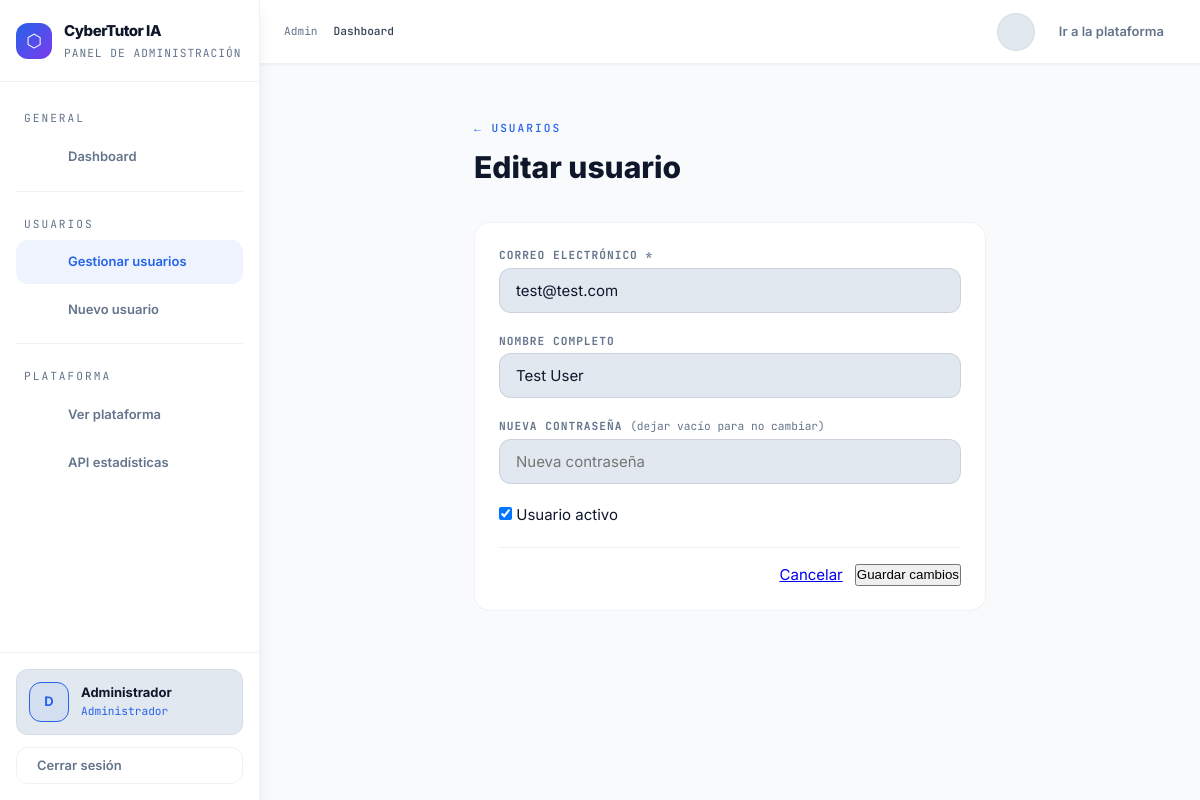
The app's page /admin/users/3/edit (signed in) with its own data.
### app/models/user.py (models this page shows, shortened)
class User(db.Model, UserMixin):
    __tablename__ = 'user'
    id           = db.Column(db.Integer, primary_key=True)
    email        = db.Column(db.String(100), unique=True, nullable=False)
    password     = db.Column(db.String(255), nullable=False)
    name         = db.Column(db.String(100), default='')
    is_admin     = db.Column(db.Boolean, default=False)
    is_active    = db.Column(db.Boolean, default=True)
    created_at   = db.Column(db.DateTime, default=datetime.utcnow)
    last_login   = db.Column(db.DateTime, nullable=True)
    __table_args__ = (
        db.Index('ix_user_admin_active', 'is_admin', 'is_active'),
        db.Index('ix_user_created_at', 'created_at'),
        db.Index('ix_user_last_login', 'last_login'),
    )
    quiz_results       = db.relationship('QuizResult',       backref='user', lazy=True, cascade='all, delete-orphan')
    simulation_results = db.relationship('SimulationResult', backref='user', lazy=True, cascade='all, delete-orphan')
    course_visits      = db.relationship('CourseVisit',      backref='user', lazy=True, cascade='all, delete-orphan')

### app/routes/admin.py (the view, shortened to what this page needs)
@admin.route('/users/<int:user_id>/edit', methods=['GET', 'POST'])
@login_required
@admin_required
def edit_user(user_id):
    user = User.query.get_or_404(user_id)
    return render_template('admin/user_form.html', action='edit', user=user)

### app/routes/admin.py (called while the page is built)
def admin_required(f):
    @wraps(f)
    def decorated(*args, **kwargs):
        if not current_user.is_authenticated or not current_user.is_admin:
            flash('Acceso restringido al panel de administrador.', 'error')
            return redirect(url_for('main.home'))
        return f(*args, **kwargs)
    return decorated

### app/templates/admin/user_form.html (shortened to what this page needs)
{% extends "base_admin.html" %}
{% block content %}
<div class="admin-page" style="max-width: 560px;">
  <div class="admin-header">
    <div>
      <div class="admin-eyebrow"><a href="{{ url_for('admin.users') }}" class="admin-back">← Usuarios</a></div>
      <h1 class="admin-title">{{ 'Editar usuario' if action == 'edit' else 'Nuevo usuario' }}</h1>
    </div>
  </div>
  <div class="admin-card">
    <form method="POST" class="admin-form">
      <div class="form-group">
        <label class="form-label">Correo electrónico *</label>
        <input type="email" name="email" class="form-input" required
               value="{{ user.email if user else '' }}" placeholder="usuario@email.com">
      </div>
      <div class="form-group">
        <label class="form-label">Nombre completo</label>
        <input type="text" name="name" class="form-input"
               value="{{ user.name if user else '' }}" placeholder="Nombre opcional">
      </div>
      <div class="form-group">
        <label class="form-label">
          {{ 'Nueva contraseña' if action == 'edit' else 'Contraseña *' }}
          {% if action == 'edit' %}<span class="form-hint">(dejar vacío para no cambiar)</span>{% endif %}
        </label>
        <input type="password" name="password" class="form-input" {{ 'required' if action == 'create' else '' }}
               placeholder="{{ 'Nueva contraseña' if action == 'edit' else 'Mínimo 6 caracteres' }}">
      </div>
      {% if action == 'edit' and user %}
      <div class="form-group">
        <label class="checkbox-label">
          <input type="checkbox" name="is_active" class="checkbox-input" {{ 'checked' if user.is_active else '' }}>
          Usuario activo
        </label>
      </div>
      {% endif %}
      <div class="form-actions">
        <a href="{{ url_for('admin.users') }}" class="btn btn-secondary">Cancelar</a>
        <button type="submit" class="btn btn-primary">
          {{ 'Guardar cambios' if action == 'edit' else 'Crear usuario' }}
        </button>
      </div>
    </form>
  </div>
</div>
{% endblock %}

### app/templates/base_admin.html (shortened to what this page needs)
<!DOCTYPE html>
<html lang="es" data-theme="light">
<head>
  <link rel="stylesheet" href="https://cdnjs.cloudflare.com/ajax/libs/tabler-icons/3.19.0/tabler-icons.min.css">
  <link rel="stylesheet" href="{{ url_for('static', filename='css/design-tokens.css') }}">
  <link rel="stylesheet" href="{{ url_for('static', filename='css/admin.css') }}">
</head>
<body>
<aside class="admin-sidebar" id="sidebar">
  <div class="sidebar-logo">
    <div class="logo-wrap">
      <div class="logo-icon">⬡</div>
      <div>
        <div class="logo-title">CyberTutor IA</div>
        <div class="logo-sub">Panel de administración</div>
      </div>
    </div>
  </div>
  <nav class="sidebar-nav">
    <span class="nav-section-label">General</span>
    <a href="{{ url_for('admin.dashboard') }}"
       class="nav-link {% if request.endpoint == 'admin.dashboard' %}active{% endif %}">
       Dashboard
    </a>
    <div class="nav-divider"></div>
    <span class="nav-section-label">Usuarios</span>
    <a href="{{ url_for('admin.users') }}"
       class="nav-link {% if request.endpoint in ['admin.users', 'admin.create_user', 'admin.edit_user'] %}active{% endif %}">
       Gestionar usuarios
    </a>
    <a href="{{ url_for('admin.create_user') }}" class="nav-link">
       Nuevo usuario
    </a>
    <div class="nav-divider"></div>
    <span class="nav-section-label">Plataforma</span>
    <a href="{{ url_for('main.home') }}" class="nav-link" target="_blank">
       Ver plataforma
    </a>
    <a href="{{ url_for('admin.api_stats') }}" class="nav-link" target="_blank">
       API estadísticas
    </a>
  </nav>
  <div class="sidebar-footer">
    <div class="admin-profile">
      <div class="profile-avatar">
        {{ current_user.email[0].upper() if current_user.is_authenticated else 'A' }}
      </div>
      <div>
        <div class="profile-name">
          {{ current_user.name or current_user.email if current_user.is_authenticated else 'Admin' }}
        </div>
        <div class="profile-role">Administrador</div>
      </div>
    </div>
    <a href="{{ url_for('auth.logout') }}" class="btn-logout">
       Cerrar sesión
    </a>
  </div>
</aside>
<main class="admin-main">
  <div class="admin-topnav">
    <div class="breadcrumb">
      <a href="{{ url_for('admin.dashboard') }}">Admin</a>
      <span class="current">{% block breadcrumb %}Dashboard{% endblock %}</span>
    </div>
    <div class="topnav-right">
      <button class="theme-toggle" id="themeToggle" aria-label="Cambiar tema">
      </button>
      <a href="{{ url_for('main.home') }}" target="_blank"> Ir a la plataforma</a>
    </div>
  </div>
  <div class="admin-content">
    {% block content %}{% endblock %}
  </div>
</main>
</body>
</html>

### app/static/css/design-tokens.css (style rules this page uses)
:root { --space-0: 0; --space-1: 4px; --space-2: 8px; --space-3: 12px; --space-4: 16px; --space-5: 20px; --space-6: 24px; --space-8: 32px; --space-10: 40px; --space-12: 48px; --space-16: 64px; --space-20: 80px; --font-sans: 'Inter', system-ui, -apple-system, BlinkMacSystemFont, 'Segoe UI', Roboto, sans-serif; --font-mono: 'JetBrains Mono', 'Fira Code', 'SF Mono', monospace; --text-xs: 0.7rem; --text-sm: 0.8125rem; --text-base: 0.9375rem; --text-md: 1rem; --text-lg: 1.125rem; --text-xl: 1.25rem; --text-2xl: 1.5rem; --text-3xl: 1.875rem; --text-4xl: 2.25rem; --font-light: 300; --font-normal: 400; --font-medium: 500; --font-semibold: 600; --font-bold: 700; --font-extrabold: 800; --leading-tight: 1.1; --leading-normal: 1.5; --leading-relaxed: 1.625; --radius-none: 0; --radius-sm: 4px; --radius-md: 8px; --radius-lg: 12px; --radius-xl: 16px; --radius-2xl: 24px; --radius-full: 9999px; --transition-fast: 120ms cubic-bezier(0.4, 0, 0.2, 1); --transition-base: 200ms cubic-bezier(0.4, 0, 0.2, 1); --transition-slow: 300ms cubic-bezier(0.4, 0, 0.2, 1); --z-dropdown: 100; --z-sticky: 200; --z-fixed: 300; --z-modal-backdrop: 400; --z-modal: 500; --z-popover: 600; --z-tooltip: 700; --z-toast: 800; --sidebar-width: 260px; --sidebar-collapsed-width: 72px; --header-height: 64px; --container-max: 1200px; --container-padding: var(--space-6); --danger: var(--accent-red); --warning: var(--accent-orange); --info: var(--accent-blue); --safe: var(--accent-green); --success: var(--accent-green); }
[data-theme="light"] { --bg-primary: #f8fafc; --bg-secondary: #f1f5f9; --bg-tertiary: #e2e8f0; --bg-card: #ffffff; --bg-elevated: #f8fafc; --bg-overlay: rgba(248, 250, 252, 0.9); --text-primary: #0f172a; --text-secondary: #334155; --text-muted: #64748b; --text-disabled: #94a3b8; --text-inverse: #f8fafc; --border-light: rgba(15, 23, 42, 0.06); --border-medium: rgba(15, 23, 42, 0.1); --border-heavy: rgba(15, 23, 42, 0.15); --border-focus: var(--accent-blue-dark); --accent-blue: #2563eb; --accent-blue-dark: #1d4ed8; --accent-blue-light: #3b82f6; --accent-blue-glow: rgba(37, 99, 235, 0.15); --accent-blue-bg: rgba(37, 99, 235, 0.08); --accent-green: #059669; --accent-green-dark: #047857; --accent-green-light: #10b981; --accent-green-glow: rgba(5, 150, 105, 0.12); --accent-green-bg: rgba(5, 150, 105, 0.08); --accent-orange: #d97706; --accent-orange-dark: #b45309; --accent-orange-glow: rgba(217, 119, 6, 0.12); --accent-orange-bg: rgba(217, 119, 6, 0.08); --accent-red: #dc2626; --accent-red-dark: #b91c1c; --accent-red-glow: rgba(220, 38, 38, 0.12); --accent-red-bg: rgba(220, 38, 38, 0.08); --accent-purple: #7c3aed; --accent-purple-dark: #6d28d9; --accent-purple-glow: rgba(124, 58, 237, 0.12); --shadow-sm: 0 1px 2px rgba(0, 0, 0, 0.05); --shadow-md: 0 4px 6px -1px rgba(0, 0, 0, 0.1); --shadow-lg: 0 10px 15px -3px rgba(0, 0, 0, 0.1); --shadow-xl: 0 20px 25px -5px rgba(0, 0, 0, 0.15); --shadow-glow-blue: 0 0 20px var(--accent-blue-glow); --shadow-glow-green: 0 0 20px var(--accent-green-glow); --gradient-primary: linear-gradient(135deg, var(--accent-blue), var(--accent-purple)); --gradient-success: linear-gradient(135deg, var(--accent-green), var(--accent-green-light)); --gradient-warning: linear-gradient(135deg, var(--accent-orange), #fbbf24); --gradient-danger: linear-gradient(135deg, var(--accent-red), #fb7185); --gradient-card: linear-gradient(135deg, var(--bg-card) 0%, var(--bg-secondary) 100%); --gradient-hero: linear-gradient(135deg, var(--bg-primary) 0%, var(--bg-secondary) 100%); --grid-pattern: radial-gradient(circle at 1px 1px, var(--border-light) 1px, transparent 1px); }
*, *::before, *::after { box-sizing: border-box; margin: 0; padding: 0; }
html { scroll-behavior: smooth; -webkit-font-smoothing: antialiased; -moz-osx-font-smoothing: grayscale; }
body { font-family: var(--font-sans); font-size: var(--text-base); line-height: var(--leading-normal); color: var(--text-primary); background: var(--bg-primary); transition: background-color var(--transition-base), color var(--transition-fast); }

### records on screen
User: is_active+email "D", is_active+name "Administrador"
User: email "test@test.com", name "Test User"

### other values on screen
{{ 'Editar usuario' if action == 'edit' else 'Nuevo usuario' }} "Editar usuario"
{{ 'Nueva contraseña' if action == 'edit' else 'Contraseña *' }} "NUEVA CONTRASEÑA"
{{ 'Guardar cambios' if action == 'edit' else 'Crear usuario' }} "Guardar cambios"
